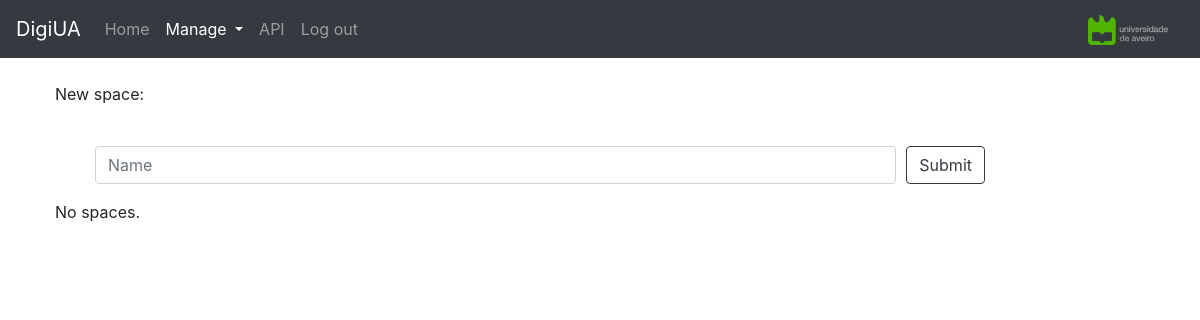
Before: /spaces/ (signed in) with the older database file.
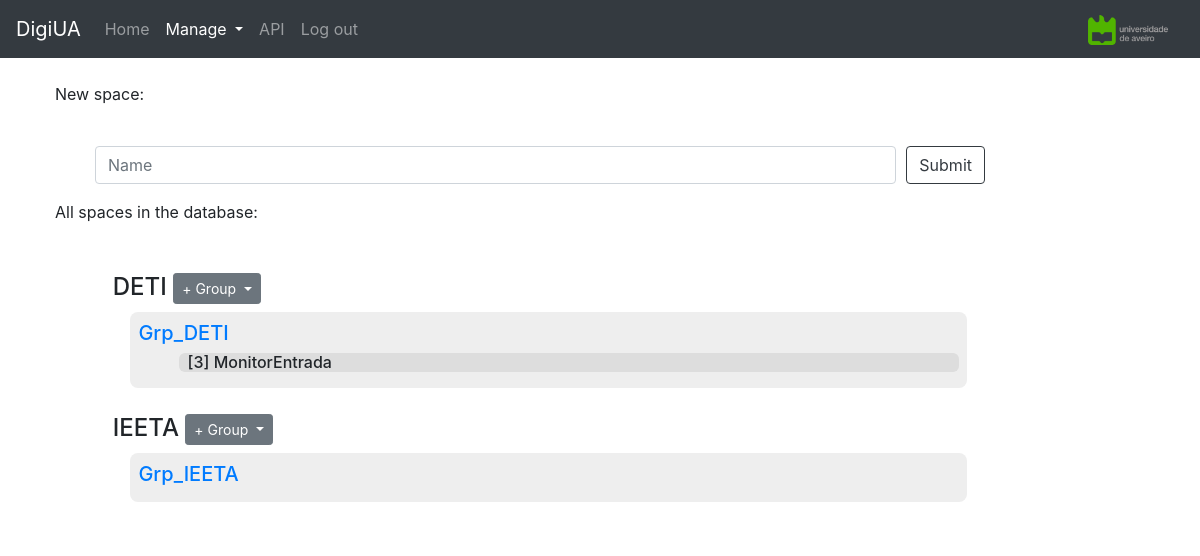
After: the same page with the newer database file.
### dashboard/models.py (models this page shows, shortened)
class Space(models.Model):
    name = models.CharField(max_length=100, unique=True)
    class Meta:
        ordering = ['name']

class AgentGroup(models.Model):
    name = models.CharField(max_length=100)
    space = models.ForeignKey(Space, on_delete=models.CASCADE)
    class Meta:
        ordering = ['space', 'name']

class Agent(models.Model):
    name = models.CharField(max_length=100, unique=True)
    group = models.ForeignKey(AgentGroup, null=True, on_delete=models.SET_NULL)
    class Meta:
        ordering = ['group', 'id']

### dashboard/views.py (the view, shortened to what this page needs)
# urls.py: path('spaces/', views.space_view, name='space_view'),
def space_view(request):
	if request.user.is_authenticated:
		spaceform = SpaceForm()
		groupform = AgentGroupForm()
		agents = Agent.objects.all()
		groups = AgentGroup.objects.all()
		spaces = Space.objects.all()
		context = {'spaces': spaces, 'groups': groups, 'agents': agents,
			'spaceform': spaceform, 'groupform': groupform}
		return render(request, 'space_view.html', context)
	return redirect('/api-auth/login/?next=/spaces')

### dashboard/forms.py
class SpaceForm(ModelForm):
    class Meta:
        model = Space
        fields = ['name']

class AgentGroupForm(ModelForm):
    class Meta:
        model = AgentGroup
        fields = ['name', 'space']

### dashboard/templates/space_view.html (shortened to what this page needs)
{% extends "base_generic.html" %}
{% block content %}
<br />
New space:
<br /><br />
<ul>
    <form action="{% url 'space_view' %}" method="POST">
        <div class="form-row">
            <div class="form-group col-md">
                <input class="form-control" placeholder="Name" type="text" name="name" maxlength="100" required="" id="id_name">
            </div>
            <div class="form-group col-auto">
                <input class="btn btn-outline-dark" name="space_submit" type="submit" value="Submit" />
            </div>
        </div>
    </form>
</ul>
{% if spaces %}
All spaces in the database:
<br /><br />
<ul>
    <div style="border-radius: 10px; padding: 0% 2% 3% 2%; background-color: #FFFFFF;">{% for space in spaces %}
        <div style="padding: 3% 0% 0% 0%;" class="btn-group">
            <span class="h4">
                {{ space.name }}
                <button class="btn btn-secondary btn-sm dropdown-toggle" type="button" data-toggle="dropdown"
                    aria-haspopup="true" aria-expanded="false">
                    + Group
                </button>
            </span>
        </div>
        <div style="border-radius: 8px; margin-left: 2%; padding: 1%; background-color: #EEEEEE;">
            {% for group in space.agentgroup_set.all %}
            <p class="h5"><a href="/groups/{{group.id}}">{{ group.name }}</a></p>
            <div style="border-radius: 6px; margin-left: 5%; padding: 0% 1% 0% 1%; background-color: #DDDDDD;">
                {% for agent in group.agent_set.all %}
                <p class="h6">[{{ agent.id }}] {{ agent.name }}</p>
                {% endfor %}
            </div>
            {% endfor %}
        </div>
        {% endfor %}
    </div>
</ul>
{% else %}
<p>No spaces.</p>
{% endif %}
{% endblock %}

Changed rows visible on the page:
added Space: name "DETI"
added AgentGroup: name "Grp_DETI", shown under "DETI"
added Agent: id "3", name "MonitorEntrada"
added Space: name "IEETA"
added AgentGroup: name "Grp_IEETA", shown under "IEETA"
Other visible differences:
text no longer shown: "No spaces."
text now shown: "All spaces in the database:"
